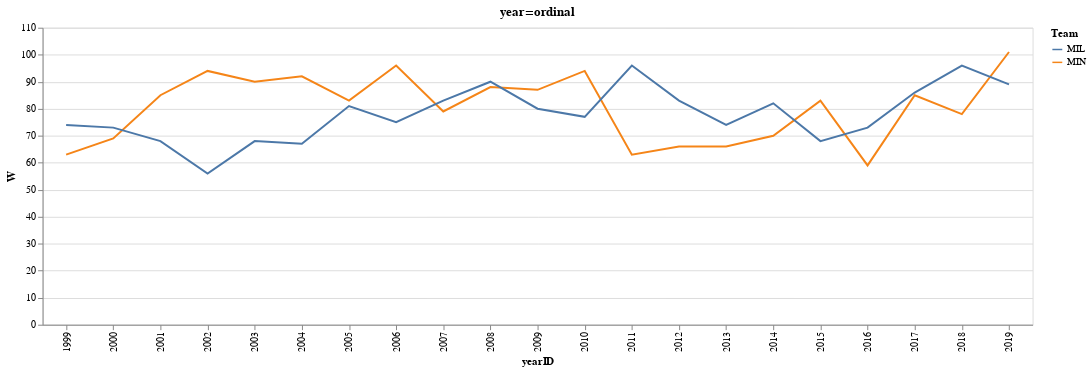

Here is the notebook cell this chart was saved with:
### Code cell
win_chart = alt.Chart(graph).mark_line(
    size=2
).encode(
    alt.X('yearID'),
    alt.Y('W'), alt.Color('teamID', legend= alt.Legend(title="Team"))
).properties(width=1000)

win_chart

alt.hconcat(
    win_chart.encode(x='yearID:O').properties(title='year=ordinal')

)

### Figure 1 — Vega-Lite specification as saved in the notebook (floating-point values rounded to 4 significant figures)
{"config": {"view": {"continuousWidth": 400, "continuousHeight": 300}}, "hconcat": [{"mark": {"type": "line", "size": 2}, "encoding": {"color": {"field": "teamID", "legend": {"title": "Team"}, "type": "nominal"}, "x": {"field": "yearID", "type": "ordinal"}, "y": {"field": "W", "type": "quantitative"}}, "title": "year=ordinal", "width": 1000}], "data": {"name": "data-b6436623d182e4df64866992cd740ba1"}, "$schema": "https://vega.github.io/schema/vega-lite/v4.17.0.json", "datasets": {"data-b6436623d182e4df64866992cd740ba1": [{"teamID": "MIN", "yearID": 1999, "W": 63}, {"teamID": "MIL", "yearID": 1999, "W": 74}, {"teamID": "MIN", "yearID": 2000, "W": 69}, {"teamID": "MIL", "yearID": 2000, "W": 73}, {"teamID": "MIN", "yearID": 2001, "W": 85}, {"teamID": "MIL", "yearID": 2001, "W": 68}, {"teamID": "MIN", "yearID": 2002, "W": 94}, {"teamID": "MIL", "yearID": 2002, "W": 56}, {"teamID": "MIN", "yearID": 2003, "W": 90}, {"teamID": "MIL", "yearID": 2003, "W": 68}, {"teamID": "MIN", "yearID": 2004, "W": 92}, {"teamID": "MIL", "yearID": 2004, "W": 67}, {"teamID": "MIN", "yearID": 2005, "W": 83}, {"teamID": "MIL", "yearID": 2005, "W": 81}, {"teamID": "MIN", "yearID": 2006, "W": 96}, {"teamID": "MIL", "yearID": 2006, "W": 75}, {"teamID": "MIN", "yearID": 2007, "W": 79}, {"teamID": "MIL", "yearID": 2007, "W": 83}, {"teamID": "MIN", "yearID": 2008, "W": 88}, {"teamID": "MIL", "yearID": 2008, "W": 90}, {"teamID": "MIN", "yearID": 2009, "W": 87}, {"teamID": "MIL", "yearID": 2009, "W": 80}, {"teamID": "MIN", "yearID": 2010, "W": 94}, {"teamID": "MIL", "yearID": 2010, "W": 77}, {"teamID": "MIN", "yearID": 2011, "W": 63}, {"teamID": "MIL", "yearID": 2011, "W": 96}, {"teamID": "MIN", "yearID": 2012, "W": 66}, {"teamID": "MIL", "yearID": 2012, "W": 83}, {"teamID": "MIN", "yearID": 2013, "W": 66}, {"teamID": "MIL", "yearID": 2013, "W": 74}, {"teamID": "MIN", "yearID": 2014, "W": 70}, {"teamID": "MIL", "yearID": 2014, "W": 82}, {"teamID": "MIN", "yearID": 2015, "W": 83}, {"teamID": "MIL", "yearID": 2015, "W": 68}, {"teamID": "MIN", "yearID": 2016, "W": 59}, {"teamID": "MIL", "yearID": 2016, "W": 73}, {"teamID": "MIN", "yearID": 2017, "W": 85}, {"teamID": "MIL", "yearID": 2017, "W": 86}, {"teamID": "MIN", "yearID": 2018, "W": 78}, {"teamID": "MIL", "yearID": 2018, "W": 96}, {"teamID": "MIN", "yearID": 2019, "W": 101}, {"teamID": "MIL", "yearID": 2019, "W": 89}]}}
